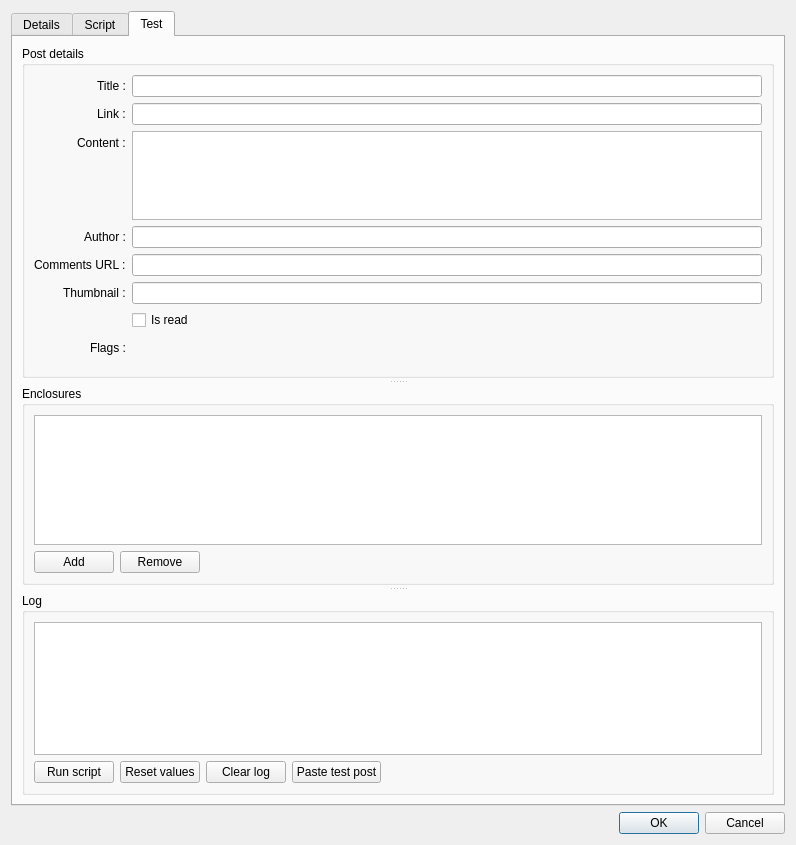
<?xml version="1.0" encoding="UTF-8"?>
<ui version="4.0">
 <class>DialogEditScript</class>
 <widget class="QDialog" name="DialogEditScript">
  <property name="geometry">
   <rect>
    <x>0</x>
    <y>0</y>
    <width>796</width>
    <height>845</height>
   </rect>
  </property>
  <property name="minimumSize">
   <size>
    <width>500</width>
    <height>722</height>
   </size>
  </property>
  <property name="windowTitle">
   <string>Edit script</string>
  </property>
  <layout class="QVBoxLayout" name="verticalLayout">
   <item>
    <widget class="QTabWidget" name="tabWidget">
     <property name="currentIndex">
      <number>2</number>
     </property>
     <widget class="QWidget" name="tabDetails">
      <attribute name="title">
       <string>Details</string>
      </attribute>
      <layout class="QVBoxLayout" name="verticalLayout_2">
       <item>
        <layout class="QFormLayout" name="formLayout">
         <property name="labelAlignment">
          <set>Qt::AlignRight|Qt::AlignTrailing|Qt::AlignVCenter</set>
         </property>
         <item row="0" column="0">
          <widget class="QLabel" name="labelType">
           <property name="text">
            <string>Type :</string>
           </property>
          </widget>
         </item>
         <item row="0" column="1">
          <widget class="QComboBox" name="comboBoxType">
           <item>
            <property name="text">
             <string>Lua</string>
            </property>
           </item>
          </widget>
         </item>
         <item row="2" column="1">
          <widget class="QCheckBox" name="checkBoxEnabled">
           <property name="text">
            <string>Enabled</string>
           </property>
          </widget>
         </item>
         <item row="3" column="0">
          <widget class="QLabel" name="labelRunOnEvents">
           <property name="text">
            <string>Run on event(s) :</string>
           </property>
          </widget>
         </item>
         <item row="3" column="1">
          <layout class="QHBoxLayout" name="horizontalLayout_2">
           <item>
            <widget class="QCheckBox" name="checkBoxRunOnNewPost">
             <property name="text">
              <string>New post</string>
             </property>
            </widget>
           </item>
           <item>
            <widget class="QCheckBox" name="checkBoxRunOnUpdatePost">
             <property name="text">
              <string>Update post</string>
             </property>
            </widget>
           </item>
           <item>
            <spacer name="horizontalSpacer">
             <property name="orientation">
              <enum>Qt::Horizontal</enum>
             </property>
             <property name="sizeHint" stdset="0">
              <size>
               <width>40</width>
               <height>20</height>
              </size>
             </property>
            </spacer>
           </item>
          </layout>
         </item>
         <item row="4" column="0">
          <widget class="QLabel" name="labelRunOnFeeds">
           <property name="text">
            <string>Run on feed(s) :</string>
           </property>
          </widget>
         </item>
         <item row="4" column="1">
          <layout class="QVBoxLayout" name="verticalLayout_3">
           <property name="topMargin">
            <number>4</number>
           </property>
           <item>
            <widget class="QCheckBox" name="checkBoxRunOnAllFeeds">
             <property name="text">
              <string>All feeds</string>
             </property>
            </widget>
           </item>
           <item>
            <widget class="ZapFR::Client::TreeViewEditScriptDialogSources" name="treeViewRunOnFeedIDs">
             <property name="cursor" stdset="0">
              <cursorShape>PointingHandCursor</cursorShape>
             </property>
             <property name="editTriggers">
              <set>QAbstractItemView::NoEditTriggers</set>
             </property>
             <property name="alternatingRowColors">
              <bool>true</bool>
             </property>
             <property name="selectionMode">
              <enum>QAbstractItemView::NoSelection</enum>
             </property>
             <attribute name="headerVisible">
              <bool>false</bool>
             </attribute>
            </widget>
           </item>
          </layout>
         </item>
         <item row="1" column="0">
          <widget class="QLabel" name="labelTitle">
           <property name="text">
            <string>Title :</string>
           </property>
          </widget>
         </item>
         <item row="1" column="1">
          <widget class="QLineEdit" name="lineEditTitle"/>
         </item>
        </layout>
       </item>
      </layout>
     </widget>
     <widget class="QWidget" name="tabScriptContents">
      <attribute name="title">
       <string>Script</string>
      </attribute>
      <layout class="QVBoxLayout" name="verticalLayout_4">
       <item>
        <widget class="QTextEdit" name="textEditScript">
         <property name="lineWrapMode">
          <enum>QTextEdit::NoWrap</enum>
         </property>
         <property name="html">
          <string notr="true">&lt;!DOCTYPE HTML PUBLIC &quot;-//W3C//DTD HTML 4.0//EN&quot; &quot;http://www.w3.org/TR/REC-html40/strict.dtd&quot;&gt;
&lt;html&gt;&lt;head&gt;&lt;meta name=&quot;qrichtext&quot; content=&quot;1&quot; /&gt;&lt;meta charset=&quot;utf-8&quot; /&gt;&lt;style type=&quot;text/css&quot;&gt;
p, li { white-space: pre-wrap; }
hr { height: 1px; border-width: 0; }
li.unchecked::marker { content: &quot;\2610&quot;; }
li.checked::marker { content: &quot;\2612&quot;; }
&lt;/style&gt;&lt;/head&gt;&lt;body style=&quot; font-family:'Ubuntu'; font-size:11pt; font-weight:400; font-style:normal;&quot;&gt;
&lt;p style=&quot;-qt-paragraph-type:empty; margin-top:0px; margin-bottom:0px; margin-left:0px; margin-right:0px; -qt-block-indent:0; text-indent:0px;&quot;&gt;&lt;br /&gt;&lt;/p&gt;&lt;/body&gt;&lt;/html&gt;</string>
         </property>
         <property name="tabStopDistance">
          <double>25.000000000000000</double>
         </property>
         <property name="acceptRichText">
          <bool>false</bool>
         </property>
        </widget>
       </item>
      </layout>
     </widget>
     <widget class="QWidget" name="tabTest">
      <attribute name="title">
       <string>Test</string>
      </attribute>
      <layout class="QVBoxLayout" name="verticalLayout_8">
       <item>
        <widget class="QSplitter" name="splitterLogAndPostDetailsEnclosures">
         <property name="orientation">
          <enum>Qt::Vertical</enum>
         </property>
         <property name="handleWidth">
          <number>8</number>
         </property>
         <property name="childrenCollapsible">
          <bool>false</bool>
         </property>
         <widget class="QSplitter" name="splitterPostDetailsAndEnclosures">
          <property name="orientation">
           <enum>Qt::Vertical</enum>
          </property>
          <property name="handleWidth">
           <number>8</number>
          </property>
          <property name="childrenCollapsible">
           <bool>false</bool>
          </property>
          <widget class="QGroupBox" name="groupBoxPost">
           <property name="title">
            <string>Post details</string>
           </property>
           <layout class="QVBoxLayout" name="verticalLayout_5">
            <item>
             <layout class="QFormLayout" name="formLayout_2">
              <property name="labelAlignment">
               <set>Qt::AlignRight|Qt::AlignTrailing|Qt::AlignVCenter</set>
              </property>
              <item row="0" column="0">
               <widget class="QLabel" name="labelTestPostTitle">
                <property name="text">
                 <string>Title :</string>
                </property>
               </widget>
              </item>
              <item row="0" column="1">
               <widget class="QLineEdit" name="lineEditTestPostTitle"/>
              </item>
              <item row="1" column="0">
               <widget class="QLabel" name="labelTestPostLink">
                <property name="text">
                 <string>Link :</string>
                </property>
               </widget>
              </item>
              <item row="1" column="1">
               <widget class="QLineEdit" name="lineEditTestPostLink"/>
              </item>
              <item row="2" column="0">
               <widget class="QLabel" name="labelTestPostContent">
                <property name="text">
                 <string>Content :</string>
                </property>
               </widget>
              </item>
              <item row="2" column="1">
               <widget class="QPlainTextEdit" name="plainTextEditTestPostContent"/>
              </item>
              <item row="3" column="0">
               <widget class="QLabel" name="labelTestPostAuthor">
                <property name="text">
                 <string>Author :</string>
                </property>
               </widget>
              </item>
              <item row="3" column="1">
               <widget class="QLineEdit" name="lineEditTestPostAuthor"/>
              </item>
              <item row="4" column="0">
               <widget class="QLabel" name="labelTestPostCommentsURL">
                <property name="text">
                 <string>Comments URL :</string>
                </property>
               </widget>
              </item>
              <item row="4" column="1">
               <widget class="QLineEdit" name="lineEditTestPostCommentsURL"/>
              </item>
              <item row="6" column="1">
               <widget class="QCheckBox" name="checkBoxIsRead">
                <property name="text">
                 <string>Is read</string>
                </property>
               </widget>
              </item>
              <item row="7" column="0">
               <widget class="QLabel" name="labelFlags">
                <property name="text">
                 <string>Flags :</string>
                </property>
               </widget>
              </item>
              <item row="7" column="1">
               <widget class="ZapFR::Client::FrameFlagFilters" name="frameFlags">
                <layout class="QHBoxLayout" name="horizontalLayoutFlags">
                 <property name="spacing">
                  <number>0</number>
                 </property>
                 <property name="leftMargin">
                  <number>0</number>
                 </property>
                 <property name="topMargin">
                  <number>0</number>
                 </property>
                 <property name="rightMargin">
                  <number>0</number>
                 </property>
                 <property name="bottomMargin">
                  <number>0</number>
                 </property>
                 <item>
                  <widget class="ZapFR::Client::PopupFlag" name="widgetFlagBlue" native="true">
                   <property name="minimumSize">
                    <size>
                     <width>30</width>
                     <height>30</height>
                    </size>
                   </property>
                  </widget>
                 </item>
                 <item>
                  <widget class="ZapFR::Client::PopupFlag" name="widgetFlagGreen" native="true">
                   <property name="minimumSize">
                    <size>
                     <width>30</width>
                     <height>30</height>
                    </size>
                   </property>
                  </widget>
                 </item>
                 <item>
                  <widget class="ZapFR::Client::PopupFlag" name="widgetFlagYellow" native="true">
                   <property name="minimumSize">
                    <size>
                     <width>30</width>
                     <height>30</height>
                    </size>
                   </property>
                  </widget>
                 </item>
                 <item>
                  <widget class="ZapFR::Client::PopupFlag" name="widgetFlagOrange" native="true">
                   <property name="minimumSize">
                    <size>
                     <width>30</width>
                     <height>30</height>
                    </size>
                   </property>
                  </widget>
                 </item>
                 <item>
                  <widget class="ZapFR::Client::PopupFlag" name="widgetFlagRed" native="true">
                   <property name="minimumSize">
                    <size>
                     <width>30</width>
                     <height>30</height>
                    </size>
                   </property>
                  </widget>
                 </item>
                 <item>
                  <widget class="ZapFR::Client::PopupFlag" name="widgetFlagPurple" native="true">
                   <property name="minimumSize">
                    <size>
                     <width>30</width>
                     <height>30</height>
                    </size>
                   </property>
                  </widget>
                 </item>
                 <item>
                  <spacer name="horizontalSpacerFlags">
                   <property name="orientation">
                    <enum>Qt::Horizontal</enum>
                   </property>
                   <property name="sizeHint" stdset="0">
                    <size>
                     <width>40</width>
                     <height>20</height>
                    </size>
                   </property>
                  </spacer>
                 </item>
                </layout>
               </widget>
              </item>
              <item row="5" column="0">
               <widget class="QLabel" name="labelThumbnail">
                <property name="text">
                 <string>Thumbnail :</string>
                </property>
               </widget>
              </item>
              <item row="5" column="1">
               <widget class="QLineEdit" name="lineEditTestPostThumbnail"/>
              </item>
             </layout>
            </item>
           </layout>
          </widget>
          <widget class="QGroupBox" name="groupBoxPostEnclosures">
           <property name="title">
            <string>Enclosures</string>
           </property>
           <layout class="QVBoxLayout" name="verticalLayout_10">
            <item>
             <widget class="ZapFR::Client::TableViewPaletteCorrected" name="tableViewTestEnclosures">
              <property name="editTriggers">
               <set>QAbstractItemView::NoEditTriggers</set>
              </property>
              <property name="showDropIndicator" stdset="0">
               <bool>false</bool>
              </property>
              <property name="alternatingRowColors">
               <bool>true</bool>
              </property>
              <property name="selectionMode">
               <enum>QAbstractItemView::SingleSelection</enum>
              </property>
              <property name="selectionBehavior">
               <enum>QAbstractItemView::SelectRows</enum>
              </property>
              <property name="gridStyle">
               <enum>Qt::DotLine</enum>
              </property>
              <attribute name="horizontalHeaderHighlightSections">
               <bool>false</bool>
              </attribute>
              <attribute name="verticalHeaderVisible">
               <bool>false</bool>
              </attribute>
              <attribute name="verticalHeaderHighlightSections">
               <bool>false</bool>
              </attribute>
             </widget>
            </item>
            <item>
             <layout class="QHBoxLayout" name="horizontalLayout_3">
              <item>
               <widget class="QPushButton" name="pushButtonAddTestEnclosure">
                <property name="text">
                 <string>Add</string>
                </property>
               </widget>
              </item>
              <item>
               <widget class="QPushButton" name="pushButtonRemoveTestEnclosure">
                <property name="text">
                 <string>Remove</string>
                </property>
               </widget>
              </item>
              <item>
               <spacer name="horizontalSpacer_3">
                <property name="orientation">
                 <enum>Qt::Horizontal</enum>
                </property>
                <property name="sizeHint" stdset="0">
                 <size>
                  <width>40</width>
                  <height>20</height>
                 </size>
                </property>
               </spacer>
              </item>
             </layout>
            </item>
           </layout>
          </widget>
         </widget>
         <widget class="QWidget" name="verticalLayoutWidget">
          <layout class="QVBoxLayout" name="verticalLayout_6">
           <item>
            <widget class="QGroupBox" name="groupBoxLog">
             <property name="title">
              <string>Log</string>
             </property>
             <layout class="QVBoxLayout" name="verticalLayout_7">
              <item>
               <widget class="QPlainTextEdit" name="plainTextEditLog">
                <property name="undoRedoEnabled">
                 <bool>false</bool>
                </property>
                <property name="lineWrapMode">
                 <enum>QPlainTextEdit::NoWrap</enum>
                </property>
                <property name="readOnly">
                 <bool>true</bool>
                </property>
               </widget>
              </item>
              <item>
               <layout class="QHBoxLayout" name="horizontalLayout">
                <item>
                 <widget class="QPushButton" name="pushButtonRunScript">
                  <property name="text">
                   <string>Run script</string>
                  </property>
                 </widget>
                </item>
                <item>
                 <widget class="QPushButton" name="pushButtonResetTestValues">
                  <property name="text">
                   <string>Reset values</string>
                  </property>
                 </widget>
                </item>
                <item>
                 <widget class="QPushButton" name="pushButtonClearLog">
                  <property name="text">
                   <string>Clear log</string>
                  </property>
                 </widget>
                </item>
                <item>
                 <widget class="QPushButton" name="pushButtonPasteTestPost">
                  <property name="text">
                   <string>Paste test post</string>
                  </property>
                 </widget>
                </item>
                <item>
                 <spacer name="horizontalSpacer_2">
                  <property name="orientation">
                   <enum>Qt::Horizontal</enum>
                  </property>
                  <property name="sizeHint" stdset="0">
                   <size>
                    <width>40</width>
                    <height>20</height>
                   </size>
                  </property>
                 </spacer>
                </item>
               </layout>
              </item>
             </layout>
            </widget>
           </item>
          </layout>
         </widget>
        </widget>
       </item>
      </layout>
     </widget>
    </widget>
   </item>
   <item>
    <widget class="QDialogButtonBox" name="buttonBox">
     <property name="orientation">
      <enum>Qt::Horizontal</enum>
     </property>
     <property name="standardButtons">
      <set>QDialogButtonBox::Cancel|QDialogButtonBox::Ok</set>
     </property>
    </widget>
   </item>
  </layout>
 </widget>
 <customwidgets>
  <customwidget>
   <class>ZapFR::Client::PopupFlag</class>
   <extends>QWidget</extends>
   <header>widgets/PopupFlagChooser.h</header>
   <container>1</container>
  </customwidget>
  <customwidget>
   <class>ZapFR::Client::FrameFlagFilters</class>
   <extends>QFrame</extends>
   <header>widgets/FrameFlagFilters.h</header>
   <container>1</container>
  </customwidget>
  <customwidget>
   <class>ZapFR::Client::TreeViewEditScriptDialogSources</class>
   <extends>QTreeView</extends>
   <header>widgets/TreeViewEditScriptDialogSources.h</header>
  </customwidget>
  <customwidget>
   <class>ZapFR::Client::TableViewPaletteCorrected</class>
   <extends>QTableView</extends>
   <header>widgets/TableViewPaletteCorrected.h</header>
  </customwidget>
 </customwidgets>
 <tabstops>
  <tabstop>comboBoxType</tabstop>
  <tabstop>lineEditTitle</tabstop>
  <tabstop>checkBoxEnabled</tabstop>
  <tabstop>checkBoxRunOnNewPost</tabstop>
  <tabstop>checkBoxRunOnUpdatePost</tabstop>
  <tabstop>checkBoxRunOnAllFeeds</tabstop>
  <tabstop>treeViewRunOnFeedIDs</tabstop>
  <tabstop>textEditScript</tabstop>
 </tabstops>
 <resources/>
 <connections>
  <connection>
   <sender>buttonBox</sender>
   <signal>accepted()</signal>
   <receiver>DialogEditScript</receiver>
   <slot>accept()</slot>
   <hints>
    <hint type="sourcelabel">
     <x>248</x>
     <y>254</y>
    </hint>
    <hint type="destinationlabel">
     <x>157</x>
     <y>274</y>
    </hint>
   </hints>
  </connection>
  <connection>
   <sender>buttonBox</sender>
   <signal>rejected()</signal>
   <receiver>DialogEditScript</receiver>
   <slot>reject()</slot>
   <hints>
    <hint type="sourcelabel">
     <x>316</x>
     <y>260</y>
    </hint>
    <hint type="destinationlabel">
     <x>286</x>
     <y>274</y>
    </hint>
   </hints>
  </connection>
 </connections>
</ui>
